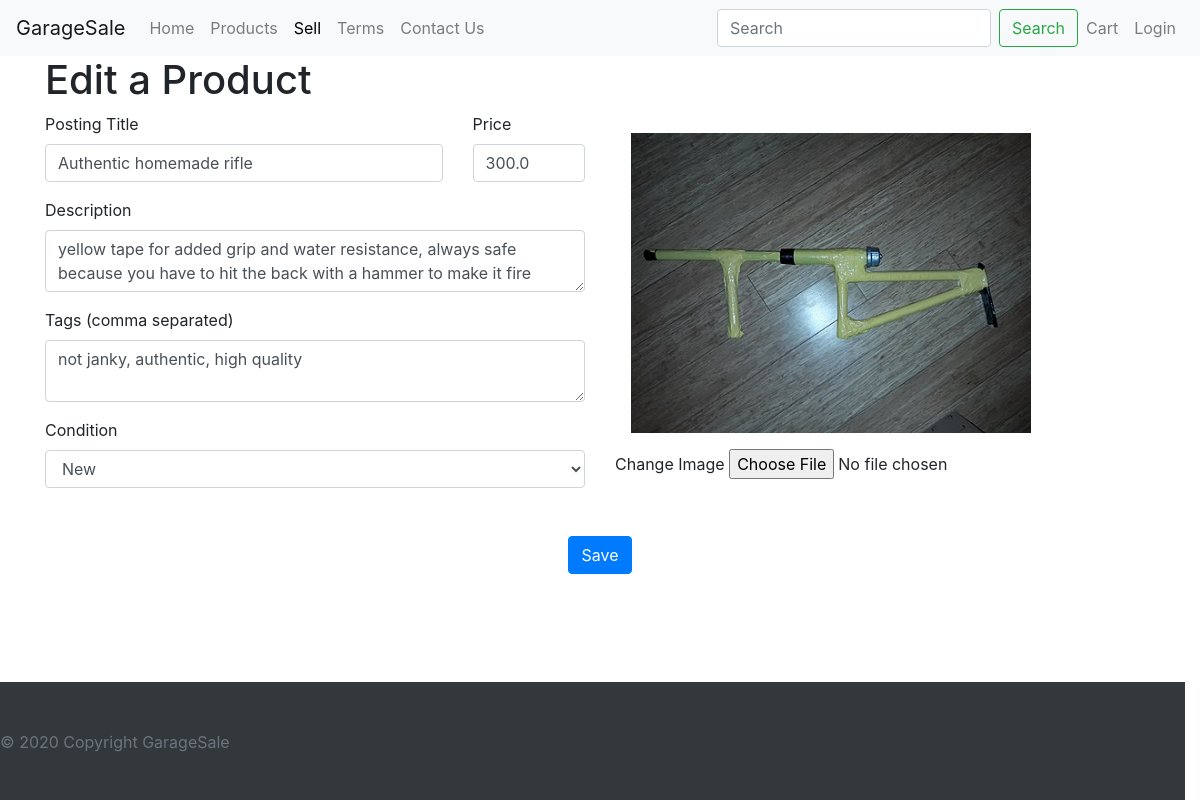
The app's page /edit/product/20 with its own data.
### tables this page shows
CREATE TABLE "Products"
(
	id INTEGER
		primary key autoincrement,
	name TEXT not null,
	price REAL not null,
	description TEXT,
	tags TEXT,
	image_file TEXT,
	condition TEXT,
	user int
		constraint Products_Users_uid_fk
			references Users
);

### garage_sale/routes.py (the view)
@app.route("/edit/product/<int:product_id>", methods=['GET'])
def edit_product_get(product_id):
    form = CreateProductForm()
    previous_product = get_product_from_database(product_id)
    form.from_product(previous_product)
    return render_template(
        "create_product.j2",
        form=form,
        edit=True,
        editing_image_file=previous_product.image_file,
        user=getUser()
    )

### garage_sale/forms.py (shortened to what this page needs)
class CreateProductForm(FlaskForm):
    posting_title = StringField("Posting Title", [validators.Length(max=120), validators.DataRequired()])
    price = StringField("Price", [validators.regexp(r'^\$?([\d,]+(\.\d\d?)?)$'), validators.DataRequired()])
    description = TextAreaField("Description", [validators.Length(max=1000)])
    tags = TextAreaField("Tags (comma separated)")
    image_file = FileField("Image")
    condition = SelectField("Condition", choices=[("new", "New"), ("used", "Used")])
    create_posting = SubmitField("Create Posting")
    def from_product(self, product):
        self.posting_title.data = product.name
        self.price.data = product.price
        self.description.data = product.description
        self.tags.data = product.tags
        self.condition.data = product.condition

### garage_sale/__init__.py (called while the page is built)
def make_g(function):
    @wraps(function)
    def wrapper():
        value = getattr(g, function.__name__, None)
        if value is None:
            value = function()
            setattr(g, function.__name__, value)
        return value
    return wrapper

### garage_sale/data_structures.py (called while the page is built)
def get_product_from_database(product_id):
    conn = database()
    c = conn.cursor()
    product_info = c.execute("""
        SELECT * FROM Products WHERE id = ?
    """, (product_id,)).fetchone()
    return Product(
        product_info[1],
        product_info[2],
        product_info[7],
        product_info[3],
        product_info[4],
        product_info[5],
        product_info[6]
    )

### garage_sale/database.py (called while the page is built)
@make_g
def database():
    return sqlite3.connect(DATABASE)

@app.teardown_appcontext
def close_connection(exception):
    db = database()
    if db is not None:
        db.close()

### garage_sale/routes.py (called while the page is built)
def getUser():
    uid = session.get("uid", None)
    exp = session.get("expires", None)
    if uid is None or exp is None or exp > (datetime.now() + timedelta(hours=1)):
        return None
    db = database()
    usr = db.cursor().execute('''
        SELECT fname, lname, email FROM users WHERE uid=?
    ''', (uid,)).fetchone()
    return usr

### garage_sale/templates/create_product.j2 (shortened to what this page needs)
{% extends "base/base.j2" %}
{% import "base/macros.j2" as macro %}
{% import "bootstrap/wtf.html" as wtform %}
{% block styles %}
    {{ macro.css_stylesheet(url_for('static', filename='styles/add_product.css')) }}
{% endblock %}
{% block content %}
    {% call macro.container() %}
        <div class="page-header">
            <h1>
                {% if edit %}
                    Edit a Product
                {% else %}
                    Sell a Product
                {% endif %}
            </h1>
        </div>
        {% call macro.form(enctype="multipart/form-data") %}
            {% call macro.row(h_center=true, v_center=true) %}
                {% call macro.column('col-md-6') %}
                    {% call macro.row() %}
                        {% call macro.column('col-sm-9') %}
                            {{ wtform.form_field(form.posting_title) }}
                        {% endcall %}
                        {% call macro.column('col-sm-3') %}
                            {{ wtform.form_field(form.price) }}
                        {% endcall %}
                    {% endcall %}
                    {{ wtform.form_field(form.description) }}
                    {{ wtform.form_field(form.tags) }}
                    {{ wtform.form_field(form.condition) }}
                {% endcall %}
                {% call macro.column('col-md-6') %}
                    <img class="product-image"
                         id="product-image"
                         src="{% if edit %}{{ url_for('static', filename="images/products/") ~ editing_image_file }}{% else %}{{ url_for('static', filename='images/product_image_not_available.png') }}{% endif %}"
                         alt="posting image">
                    <div class="form-group">
                        <label class="control-label" for="image_file">
                            {% if edit %}
                                Change Image
                            {% else %}
                                Image
                            {% endif %}
                        </label>
                        <input id="image_file" name="image_file" type="file"
                               onchange="loadFile(event, 'product-image')" {% if not edit %}required{% endif %}>
                    </div>
                {% endcall %}
            {% endcall %}
            {% call macro.row(h_center=true) %}
                <button class="btn btn-primary submit-button" type="submit">
                    {% if edit %}
                        Save
                    {% else %}
                        Sell
                    {% endif %}
                </button>
            {% endcall %}
        {% endcall %}
    {% endcall %}
{% endblock %}

### garage_sale/static/styles/add_product.css (style rules this page uses)
.product-image { margin: 16px; max-width: 400px; min-width: 200px; height: auto; }
.submit-button { margin: 32px 8px 8px 8px; }

### garage_sale/static/styles/base.css (style rules this page uses)
html { position: relative; min-height: 100%; }

### records on screen
Products: price "300.0", description "yellow tape for added grip and water resistance, always safe because you have to hit the back with a hammer to make it fire", tags "not janky, authentic, high quality", condition "New", image_file (picture)
